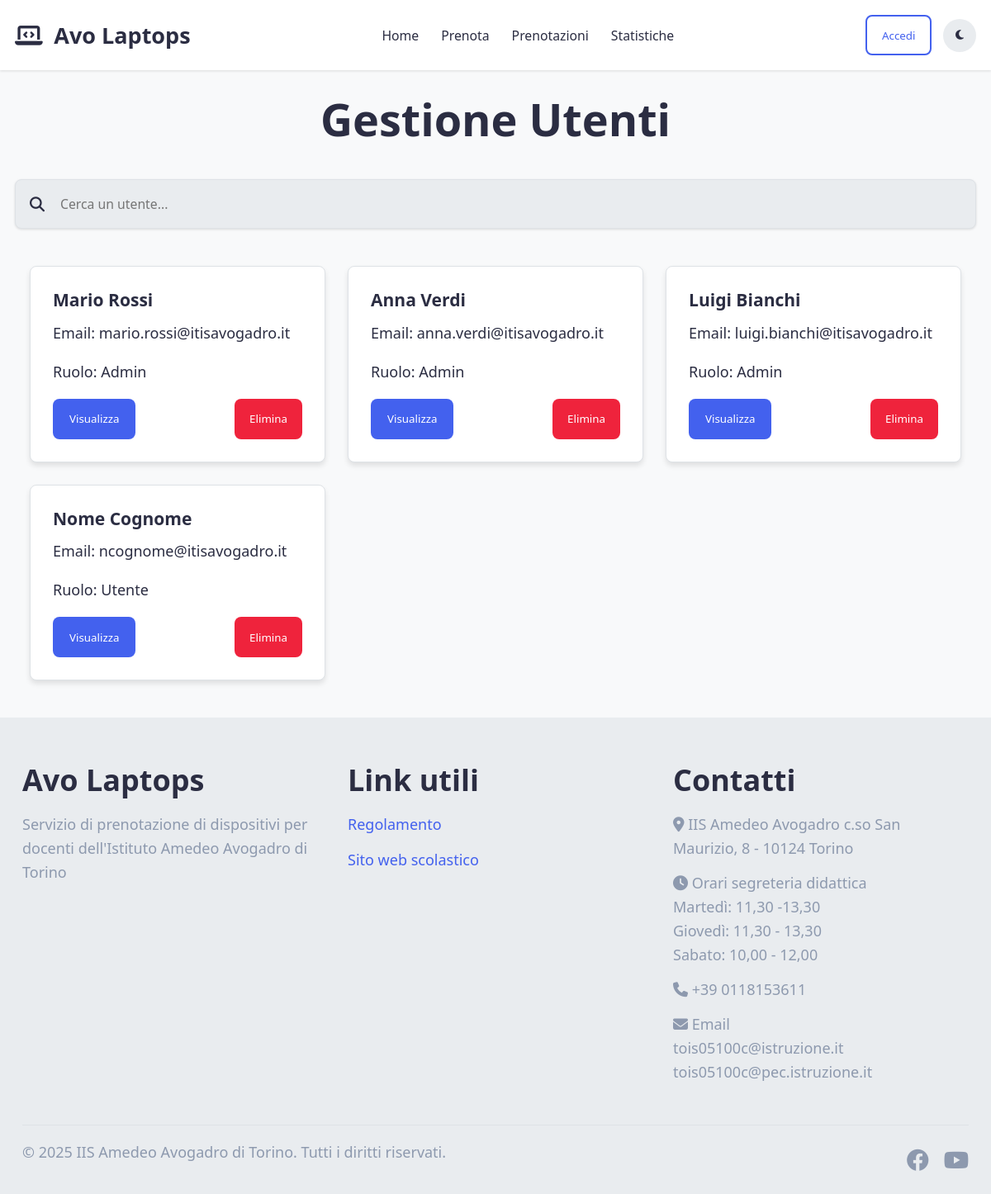
Screenshot of /php/admin_pages/admin_users.php with the database file from the repository.
### tables this page shows
CREATE TABLE `users` (
  `u_id` int(11) NOT NULL,
  `u_name` varchar(50) NOT NULL,
  `u_surname` varchar(50) NOT NULL,
  `u_date_birth` date NOT NULL,
  `u_email` varchar(64) NOT NULL,
  `u_password` varchar(61) NOT NULL,
  `u_role` int(11) NOT NULL,
  `u_authorized` tinyint(1) DEFAULT NULL,
  `u_token` varchar(65) DEFAULT NULL
);

### php/admin_pages/admin_users.php (the view, shortened to what this page needs)
<!DOCTYPE html>
<html lang="it" data-theme="light">
<head>
    <link rel="stylesheet" href="../../css/styles.css">
    <link rel="stylesheet" href="../../css/auth.css">
    <link rel="stylesheet" href="../../css/responsive.css">
    <link rel="stylesheet" href="../../css/users.css">
    <link rel="stylesheet" href="../../css/custom_inputs.css">
    <link rel="stylesheet" href="https://cdnjs.cloudflare.com/ajax/libs/font-awesome/6.4.0/css/all.min.css">
</head>
<?php
include_once '../page/header_navbar.php';
$conn = connectToDatabase();
$sql = "SELECT u_id, u_name, u_surname, u_email, u_role, u_authorized FROM users";
$stmt = $conn->prepare($sql);
$stmt->execute();
$users = $stmt->get_result()->fetch_all(MYSQLI_ASSOC);
?>
<body>
    <main>
        <div class="main-container">
            <h1 class="heading-1">Gestione Utenti</h1>
            <div class="search-user-input">
                <i class="fa-solid fa-magnifying-glass"></i>
                <input type="text" name="search-user" id="search-user" placeholder="Cerca un utente..."
                    class="search-user-bar">
            </div>
            <div class="users-container" id="users-container">
                <?php foreach ($users as $user): ?>
                    <div class="user-card <?php echo $user['u_authorized'] == 0 ? 'not-verified' : ''; ?>">
                        <h3><?php echo htmlspecialchars($user['u_name'] . ' ' . $user['u_surname']); ?></h3>
                        <p>Email: <?php echo htmlspecialchars($user['u_email']); ?></p>
                        <p>Ruolo: <?php echo $user['u_role'] == 1 ? 'Admin' : 'Utente'; ?></p>
                        <div class=" buttons">
                            <button class="btn btn-primary"
                                onclick="viewUser(<?php echo $user['u_id']; ?>)">Visualizza</button>
                            <?php if ($user['u_authorized'] == 1): ?>
                                <button class="btn btn-danger"
                                    onclick="deleteUser(<?php echo $user['u_id']; ?>)">Elimina</button>
                            <?php else: ?>
                                <button class="btn btn-warning"
                                    onclick="confirmUser(<?php echo $user['u_id']; ?>)">Conferma</button>
                            <?php endif ?>
                        </div>
                    </div>
                <?php endforeach; ?>
            </div>
        </div>
    </main>
    <?php include_once "../page/footer.php"; ?>
</body>

### css/styles.css (style rules this page uses)
* { margin: 0; padding: 0; box-sizing: border-box; }
*:not(i) { font-family: "Segoe UI", Tahoma, Geneva, Verdana, sans-serif !important; }
html { font-size: var(--font-size-base); scroll-behavior: smooth; }
body { line-height: 1.6; color: var(--color-text); background-color: var(--color-bg); transition: background-color var(--transition-normal); }
.main-container { width: 100%; max-width: 1200px; margin: 0 auto; padding: 0 var(--spacing-md); }
.heading-1 { font-size: var(--font-size-xxxl); }
h1, h2, h3, h4, h5, h6 { font-weight: var(--font-weight-bold); line-height: 1.2; margin-bottom: var(--spacing-sm); }
p { margin-bottom: var(--spacing-md); }
.btn { display: inline-flex; align-items: center; justify-content: center; padding: var(--spacing-sm) var(--spacing-md); border-radius: var(--border-radius-md); font-weight: var(--font-weight-medium); cursor: pointer; transition: all var(--transition-fast); border: 2px solid transparent; }
.btn-primary { background-color: var(--color-primary); color: white; }
.btn-danger { background-color: var(--color-error); color: white; padding: var(--spacing-sm) var(--spacing-md); border-radius: var(--border-radius-md); border: none; cursor: pointer; }
main > .main-container { display: flex; flex-direction: column; align-items: center; gap: var(--spacing-lg); padding: var(--spacing-lg) var(--spacing-md); }

### css/responsive.css (style rules this page uses)
@media (max-width: 1200px) { .main-container { padding: 0 var(--spacing-lg); } }

### css/users.css (style rules this page uses)
.users-container { width: 100%; display: grid; max-height: 700px; overflow-y: auto; gap: var(--spacing-lg); justify-content: center; grid-template-columns: repeat(auto-fill, minmax(300px, 1fr)); flex-direction: row; padding: var(--spacing-md); }
.user-card { background-color: var(--color-card); border: 1px solid var(--color-border); border-radius: var(--border-radius-md); box-shadow: var(--shadow-md); padding: var(--spacing-lg); width: 100%; max-width: 600px; transition: all var(--transition-normal); }
.user-card .buttons { display: flex; justify-content: space-between; margin-top: var(--spacing-md); }
.search-user-input { display: flex; position: relative; width: 100%; align-items: center; }
.search-user-input i { position: absolute; left: var(--spacing-md); }
.search-user-bar { width: 100%; display: flex; align-items: center; padding: var(--spacing-md); padding-left: var(--spacing-xxl); border-radius: var(--border-radius-md); background-color: var(--color-bg-secondary); box-shadow: var(--shadow-sm); border: 1px solid var(--color-border); color: var(--color-text); font-size: var(--font-size-sm); }

### css/variables.css (style rules this page uses)
:root { --color-primary: #4361ee; --color-primary-light: #4895ef; --color-secondary: #3f37c9; --color-accent: #f72585; --color-text: #2b2d42; --color-text-light: #8d99ae; --color-bg: #f8f9fa; --color-bg-secondary: #e9ecef; --color-bg-success: #2bdf2e; --color-statistics: #f0f4f8; --color-statistics-text: #2b2d42; --color-card: #ffffff; --color-border: #dee2e6; --color-success: #4cc9f0; --color-warning: #f8961e; --color-error: #ef233c; --spacing-unit: 1rem; --spacing-xs: calc(var(--spacing-unit) * 0.5); --spacing-sm: calc(var(--spacing-unit) * 0.75); --spacing-md: var(--spacing-unit); --spacing-lg: calc(var(--spacing-unit) * 1.5); --spacing-xl: calc(var(--spacing-unit) * 2); --spacing-xxl: calc(var(--spacing-unit) * 3); --font-size-base: clamp(16px, 1vw + 14px, 18px); --font-size-sm: clamp(0.75rem, 0.8vw + 0.7rem, 0.875rem); --font-size-md: clamp(0.9rem, 1vw + 0.8rem, 1.1rem); --font-size-lg: clamp(1.1rem, 1.2vw + 1rem, 1.5rem); --font-size-xl: clamp(1.25rem, 1.5vw + 1rem, 2rem); --font-size-xxl: clamp(1.5rem, 2vw + 1rem, 2.5rem); --font-size-xxxl: clamp(2rem, 3vw + 1rem, 3.5rem); --font-weight-light: 300; --font-weight-regular: 400; --font-weight-medium: 500; --font-weight-bold: 700; --border-radius-sm: 4px; --border-radius-md: 8px; --border-radius-lg: 12px; --border-radius-xl: 16px; --border-radius-round: 50%; --shadow-sm: 0 1px 3px rgba(0, 0, 0, 0.12); --shadow-md: 0 4px 6px rgba(0, 0, 0, 0.1); --shadow-lg: 0 10px 15px rgba(0, 0, 0, 0.1); --shadow-xl: 0 20px 25px rgba(0, 0, 0, 0.1); --shadow-inset: inset 0 2px 4px rgba(0, 0, 0, 0.05); --transition-fast: 0.15s ease; --transition-normal: 0.3s ease; --transition-slow: 0.45s ease; }

### rows the page displays
users: u_name+u_surname "Mario Rossi", u_email "mario.rossi@itisavogadro.it", u_role "Admin"
users: u_name+u_surname "Anna Verdi", u_email "anna.verdi@itisavogadro.it", u_role "Admin"
users: u_name+u_surname "Luigi Bianchi", u_email "luigi.bianchi@itisavogadro.it", u_role "Admin"
users: u_name+u_surname "Nome Cognome", u_email "ncognome@itisavogadro.it", u_role "Utente"
